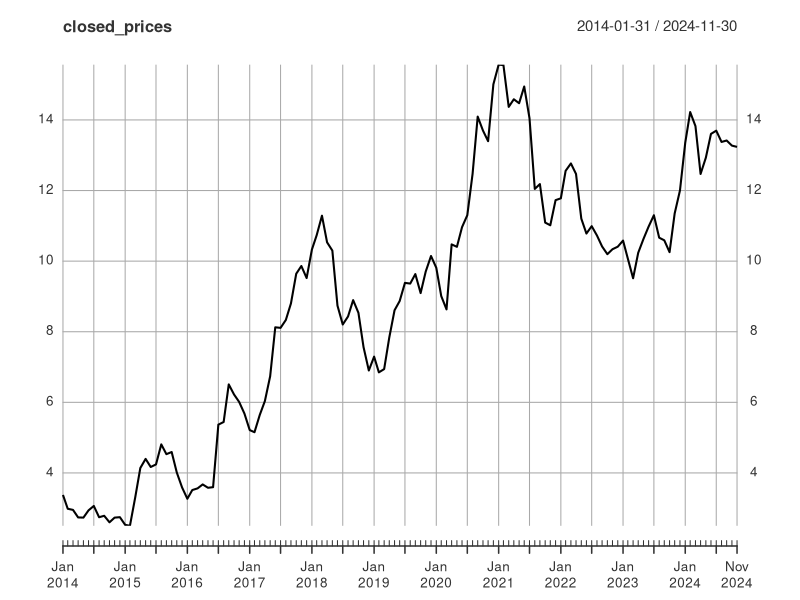
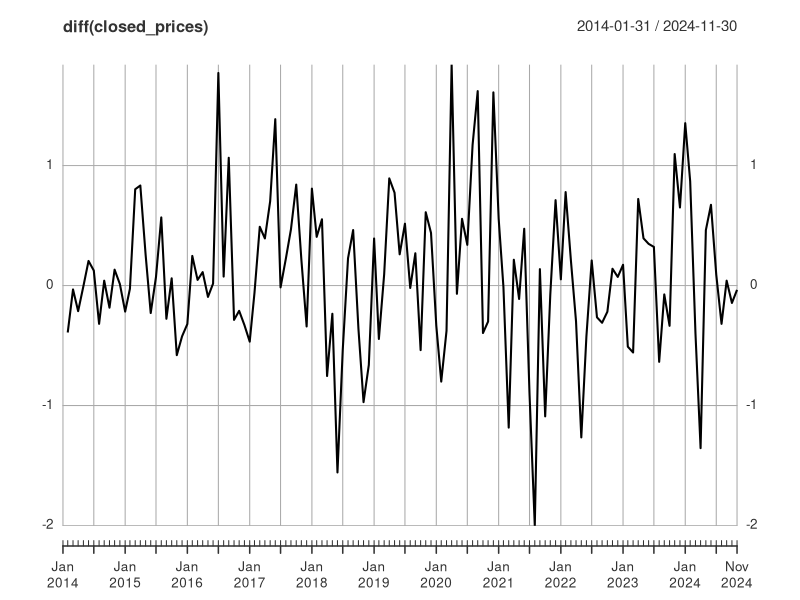

R code for these plots, in order: (Note: this script raises an error after producing the figures.)
## ---- chunk 1
df = read.csv("../data/NTDOY-months.csv")
df
## ---- chunk 2
library(xts)

closed_prices = xts(df$Adj.Close, order.by = as.Date(df$Date))
## ---- chunk 3
plot(closed_prices)

## ---- chunk 4
plot(diff(closed_prices))
adf.test(diff(as.numeric(closed_prices)))
## ---- chunk 5
plot(diff(closed_prices))
## ---- chunk 6
acf2(diff(closed_prices))
## ---- chunk 7
shapiro.test(as.numeric(diff(closed_prices)))
shapiro.test(as.numeric(closed_prices))
